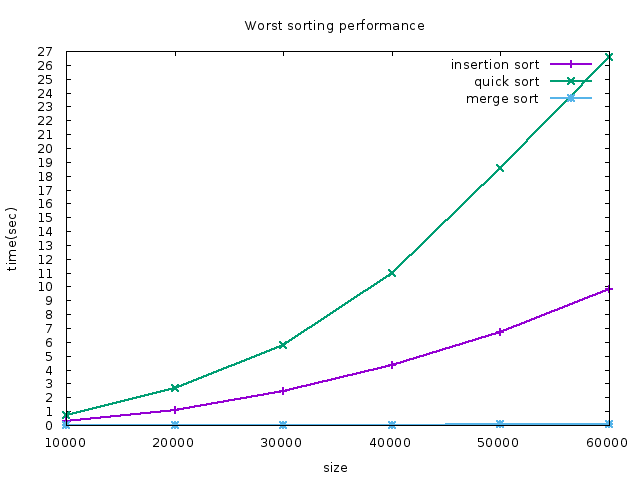

Source code (gnuplot):
reset

set ylabel 'time(sec)'
set xlabel 'size'
set ytics 1
set style fill solid
set title 'Worst sorting performance'
set term png enhanced font 'Verdana,10'
set output 'worst.png'

plot [:][:]'worst.txt' \
   using 2:xtic(1) with linespoints linewidth 2 title 'insertion sort', \
'' using 3:xtic(1) with linespoints linewidth 2 title 'quick sort', \
'' using 4:xtic(1) with linespoints linewidth 2 title 'merge sort'
